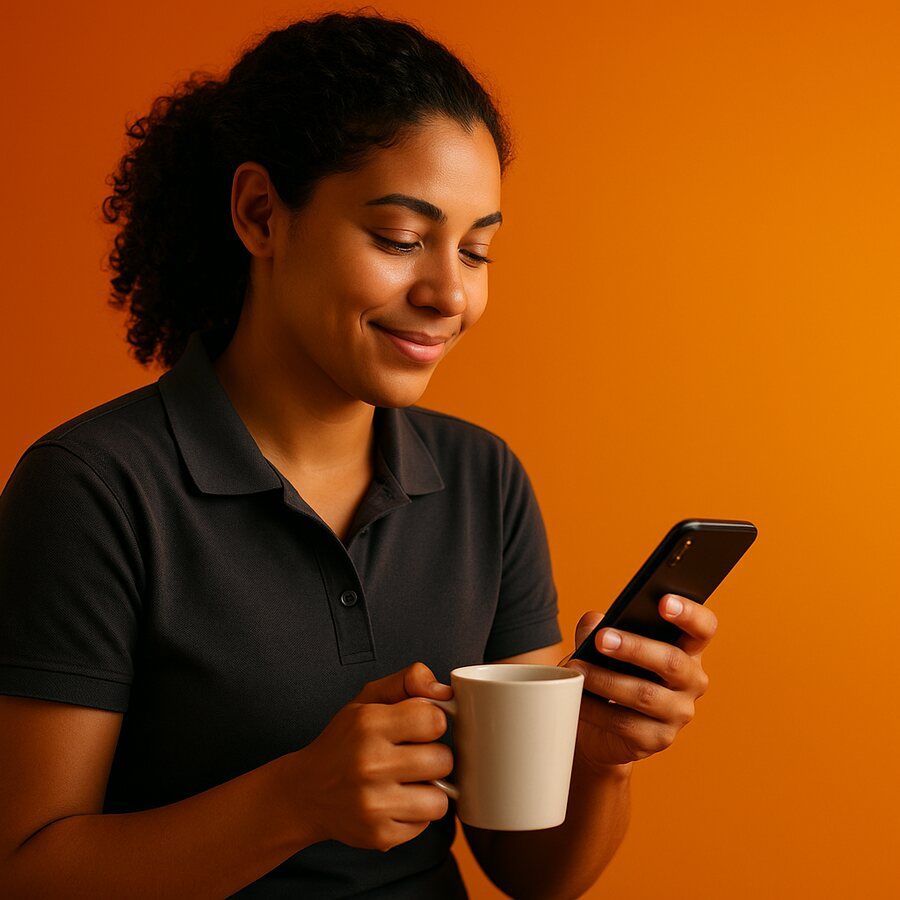
#> input picture assets/bento-espelho.jpg, 900 x 900 px
$ python faces.py ../assets/bento-espelho.jpg
#> lines starting #> are read from the running program, lines starting #| are printed output that depends on the picture
#!/usr/bin/env python3
# -*- coding: utf-8 -*-
"""Acha o rosto em cada foto e devolve o object-position que centraliza o rosto
dentro do oval da UI (quadro 2 do díptico).

Por que detectar em vez de chutar coordenadas: cada foto sai com o sujeito num
lugar diferente. Um object-position fixo joga o rosto pra fora do oval — e o
mockup inteiro perde o sentido.

    /tmp/cvenv/bin/python tools/faces.py <img...>

Imprime uma linha por imagem: <arquivo> <pos-x%> <pos-y%> <zoom>
"""
import sys, cv2

casc = cv2.CascadeClassifier(cv2.data.haarcascades + "haarcascade_frontalface_default.xml")

for path in sys.argv[1:]:
    img = cv2.imread(path)
#> img is the input picture: shape (900, 900, 3); mean B, G, R 10, 64.4, 132.5
    if img is None:
        print(f"{path} ERRO", file=sys.stderr); continue
    h, w = img.shape[:2]
#> h = 900; w = 900
    gray = cv2.cvtColor(img, cv2.COLOR_BGR2GRAY)
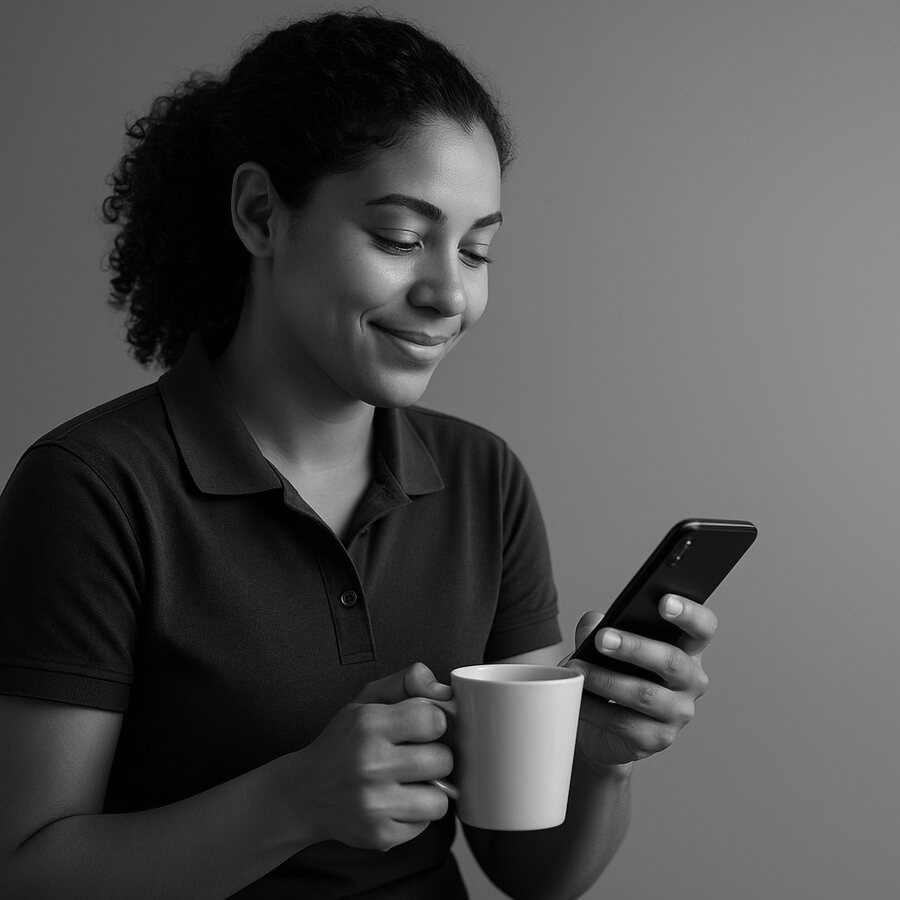
#> gray: shape (900, 900); min 0, max 250, mean 78.6
    faces = casc.detectMultiScale(gray, scaleFactor=1.06, minNeighbors=6,
                                  minSize=(int(w * .06), int(w * .06)))
#> faces = [[345, 745, 103, 103], [292, 122, 299, 299]]
    if len(faces) == 0:
        print(f"{path} SEM_ROSTO", file=sys.stderr); continue

    # o maior rosto é o do sujeito (descarta ruído de fundo)
    x, y, fw, fh = max(faces, key=lambda f: f[2] * f[3])
#> x = 292; y = 122; fw = 299; fh = 299
    cx, cy = x + fw / 2, y + fh / 2
#> cx = 441.5; cy = 271.5

    # object-position em %: onde o ponto (cx,cy) deve encostar na moldura.
    # Fórmula do CSS: a % posiciona o MESMO % da imagem no MESMO % do container.
    px = cx / w * 100
#> px = 49.06
    py = cy / h * 100
#> py = 30.17

    # zoom: o rosto deve ocupar ~52% da altura do oval. O oval tem ~43% da tela.
    # Como a tela é bem mais estreita que a foto, precisamos ampliar.
    alvo = 0.30                      # altura desejada do rosto / altura da tela
    zoom = alvo / (fh / h)
#> zoom = 0.903
    print(f"{path} {px:.1f} {py:.1f} {zoom:.2f} face={fw}x{fh}@{x},{y}")
#| ../assets/bento-espelho.jpg 49.1 30.2 0.90 face=299x299@292,122

$ run again, on assets/bento-offline.jpg
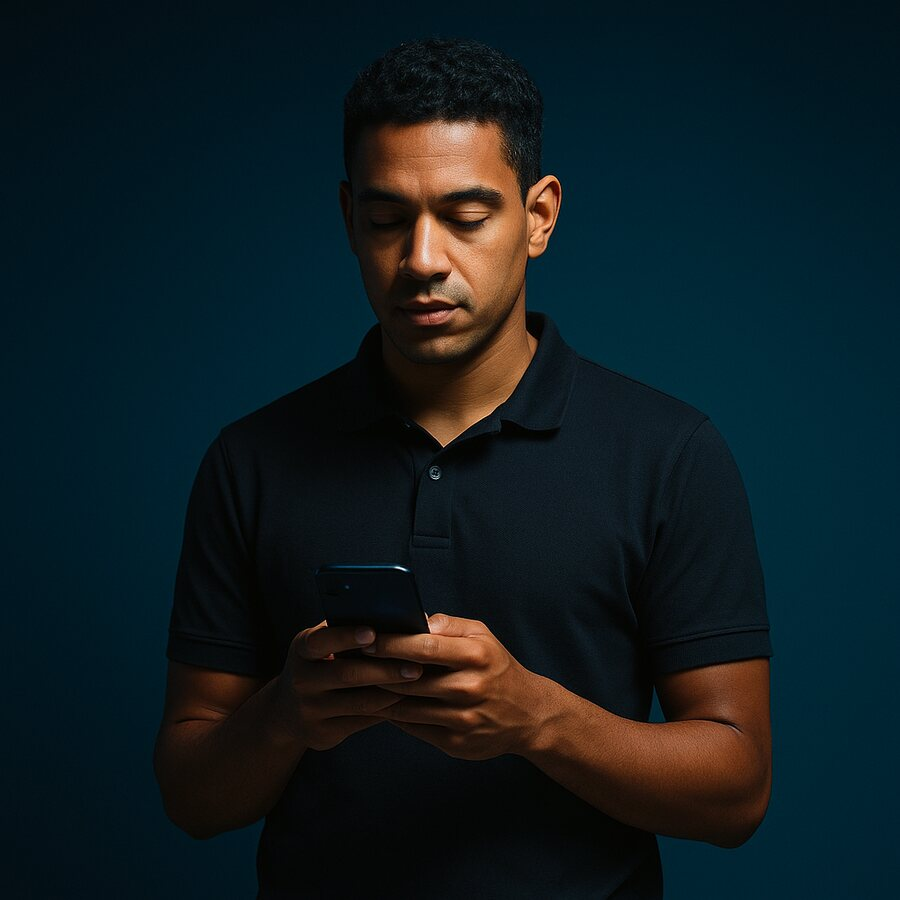
#> input picture assets/bento-offline.jpg, 900 x 900 px
#> img is the input picture: shape (900, 900, 3); mean B, G, R 32.9, 28.4, 15.8
#> `gray = cv2.cvtColor(img, cv2.COLOR_BGR2GRAY)`:
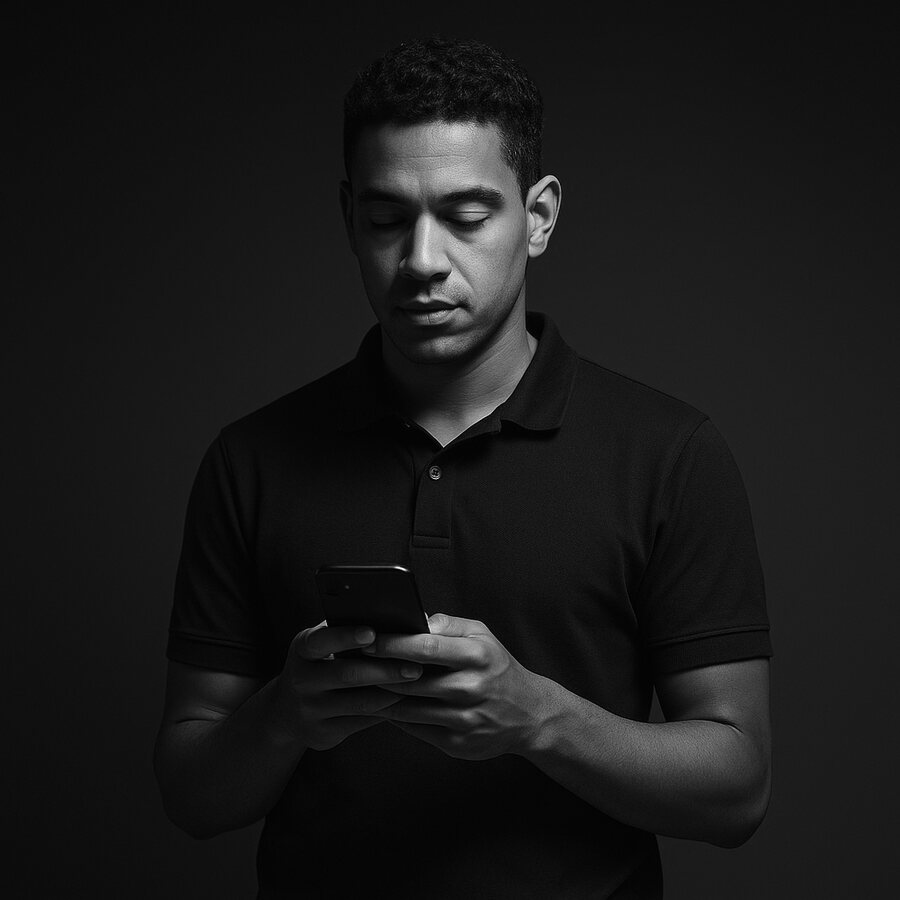
#> gray: shape (900, 900); min 0, max 251, mean 25.1
#> faces = [[512, 184, 76, 76], [304, 128, 233, 233]]
#> x = 304; y = 128; fw = 233
#> cx = 420.5; cy = 244.5
#> px = 46.72
#> py = 27.17
#> zoom = 1.16
#| ../assets/bento-offline.jpg 46.7 27.2 1.16 face=233x233@304,128

$ run again, on assets/bento-selfie.jpg
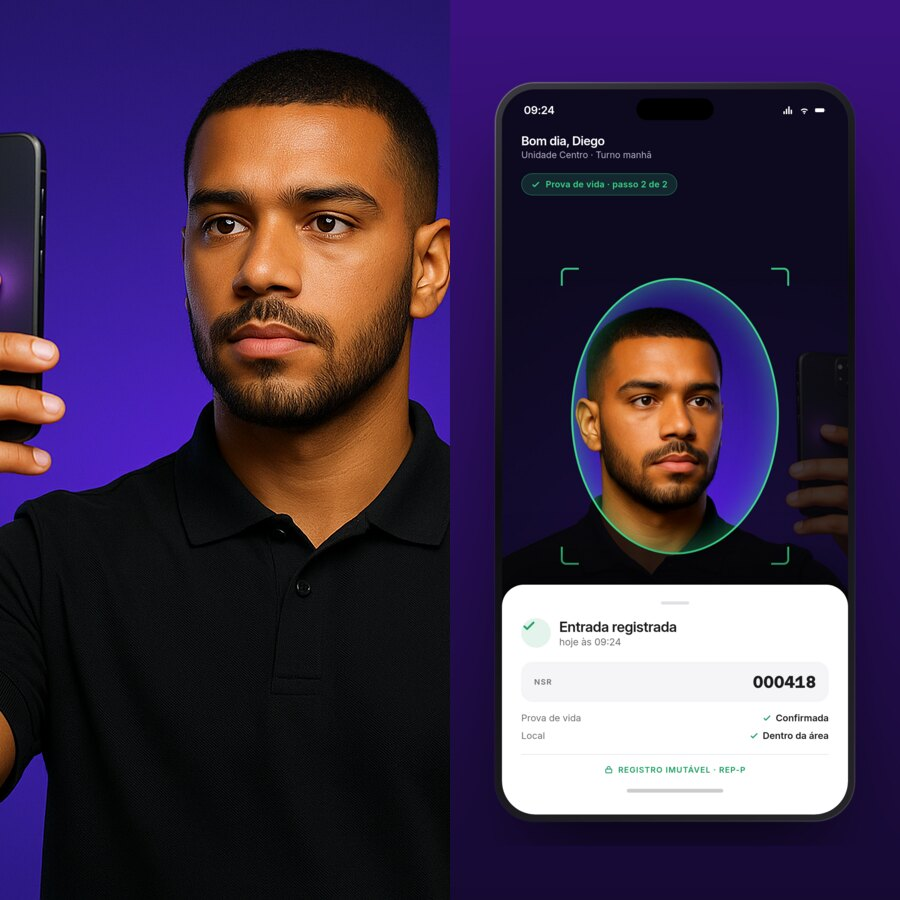
#> input picture assets/bento-selfie.jpg, 900 x 900 px
#> img is the input picture: shape (900, 900, 3); mean B, G, R 77.1, 49.5, 66.1
#> `gray = cv2.cvtColor(img, cv2.COLOR_BGR2GRAY)`:
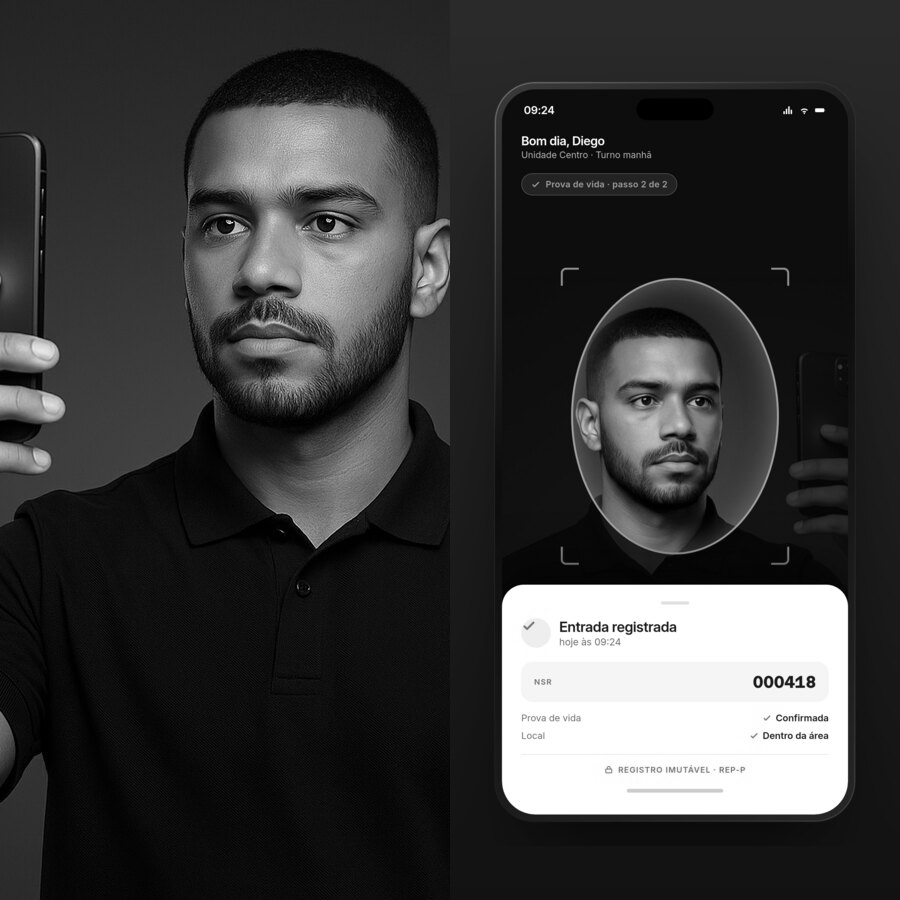
#> gray: shape (900, 900); min 0, max 255, mean 57.6
#> faces = [[596, 338, 154, 154], [131, 110, 281, 281]]
#> x = 131; y = 110; fw = 281
#> cx = 271.5; cy = 250.5
#> px = 30.17
#> py = 27.83
#> zoom = 0.961
#| ../assets/bento-selfie.jpg 30.2 27.8 0.96 face=281x281@131,110

$ run again, on assets/espelho.jpg
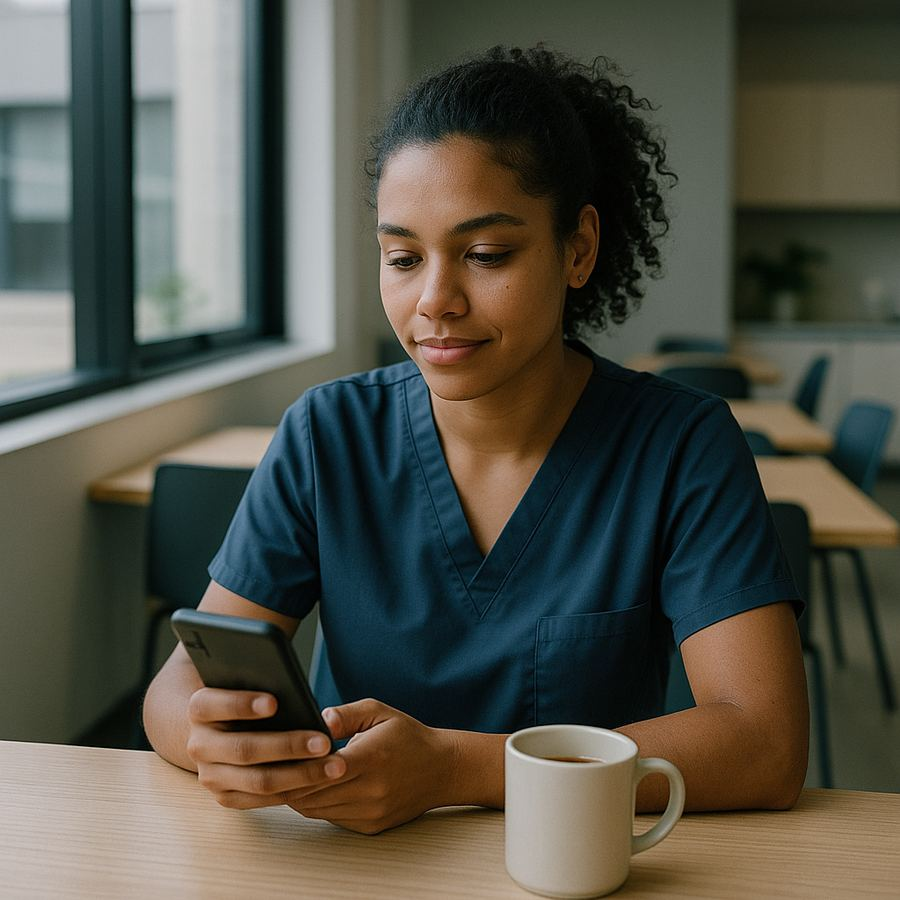
#> input picture assets/espelho.jpg, 900 x 900 px
#> img is the input picture: shape (900, 900, 3); mean B, G, R 71.5, 82.2, 82.6
#> `gray = cv2.cvtColor(img, cv2.COLOR_BGR2GRAY)`:
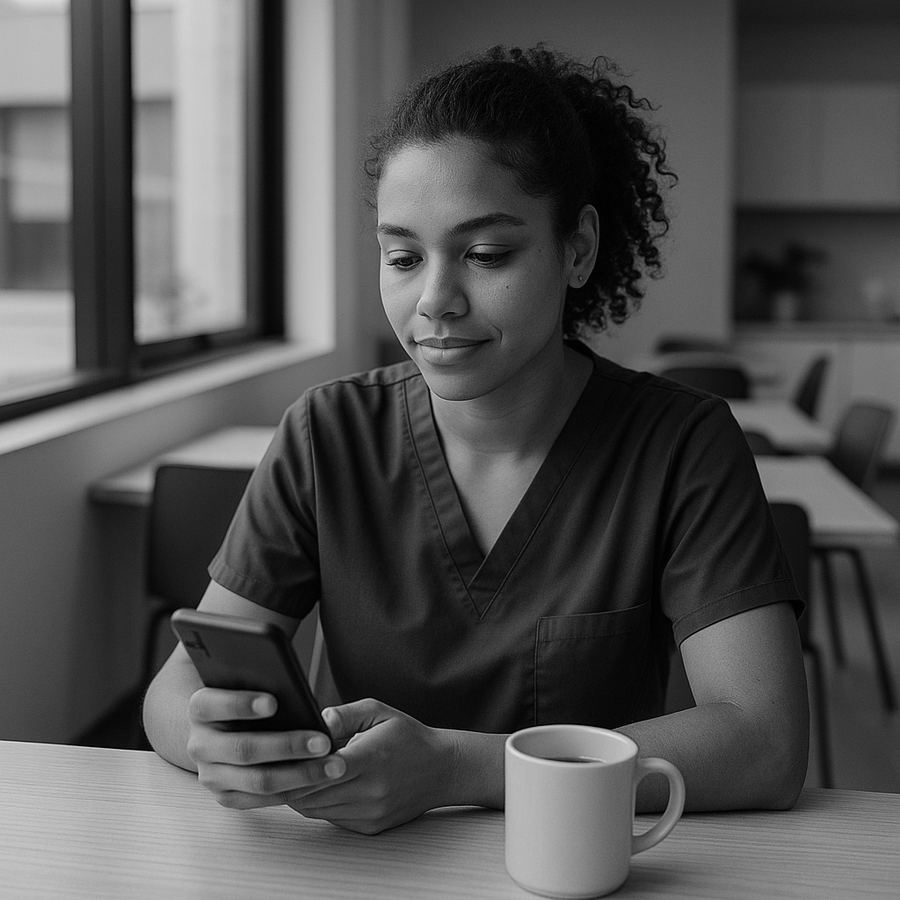
#> gray: shape (900, 900); min 0, max 230, mean 81.1
#> faces = [[330, 161, 231, 231]]
#> x = 330; y = 161; fw = 231
#> cx = 445.5; cy = 276.5
#> px = 49.5
#> py = 30.72
#> zoom = 1.17
#| ../assets/espelho.jpg 49.5 30.7 1.17 face=231x231@330,161
